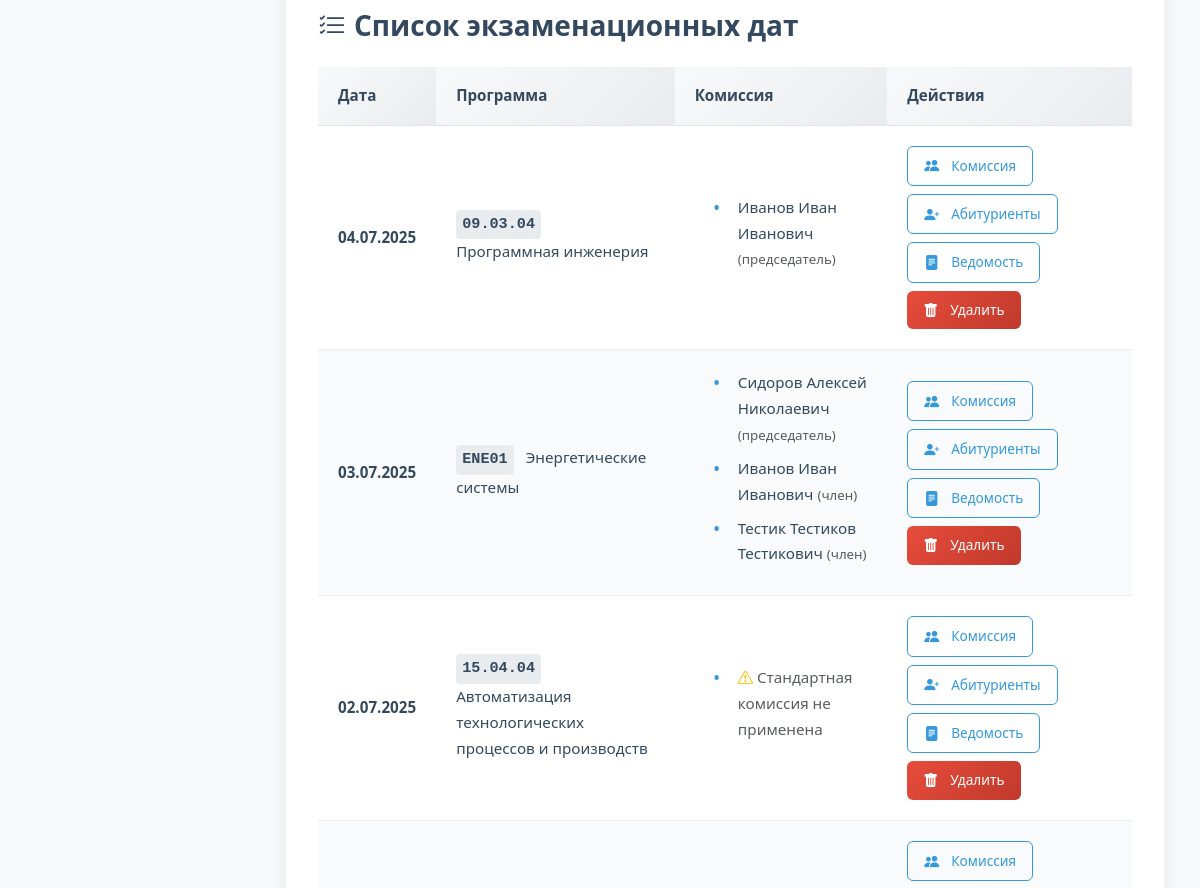
/exam_dates (signed in, middle part), run on an earlier commit of the app's database.
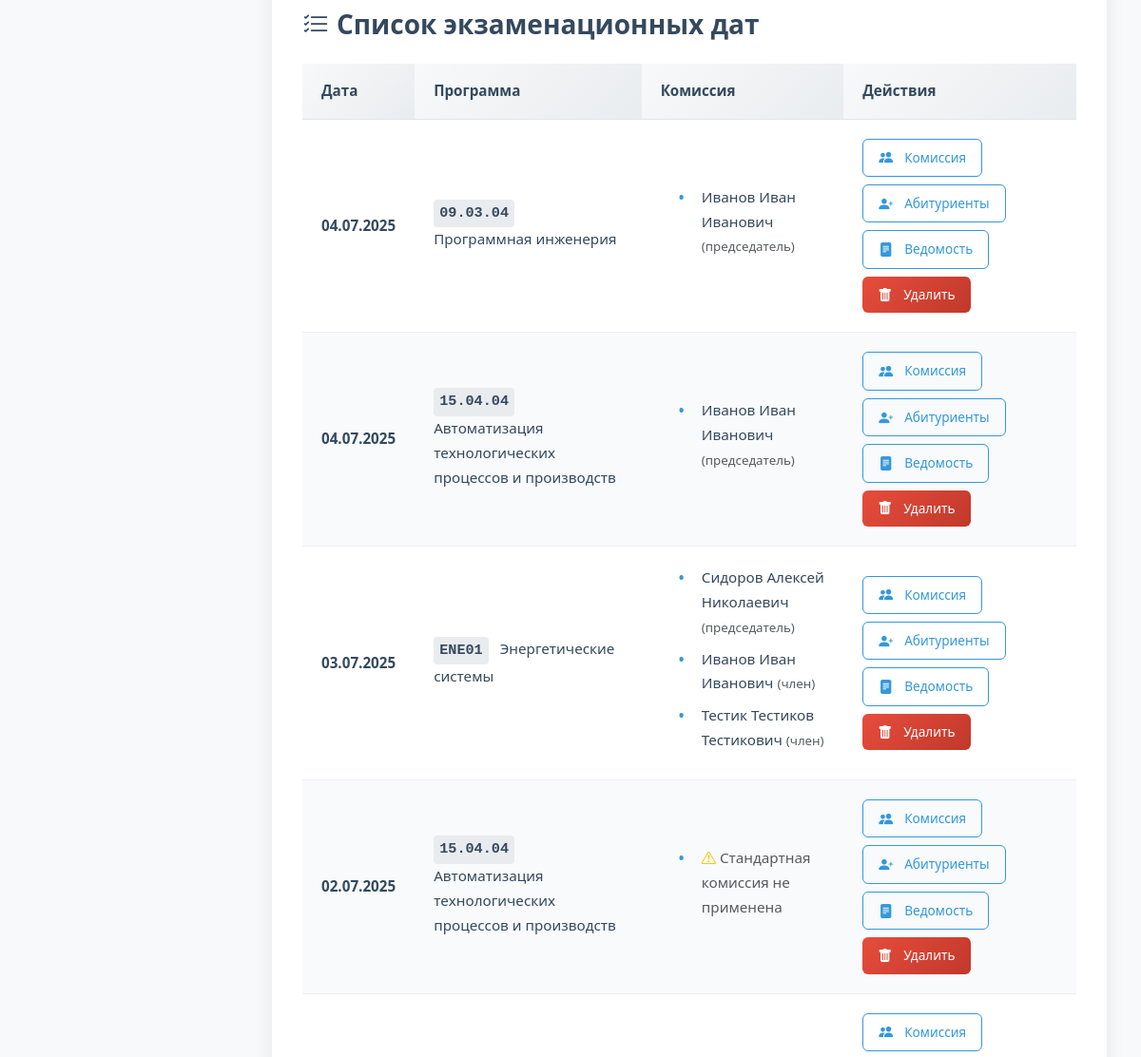
And on a later commit of the database.
### app/models.py (models this page shows, shortened)
class ExamDate(db.Model):
    id = db.Column(db.Integer, primary_key=True)
    date = db.Column(db.DateTime, nullable=False)
    program_id = db.Column(db.Integer, db.ForeignKey('program.id'), nullable=False)
    commission = db.relationship('CommissionMember', backref='exam_date', lazy=True, cascade='all, delete-orphan')  # Каскад
    applicants = db.relationship('Applicant', backref='exam_date', lazy=True,cascade='all, delete-orphan',passive_deletes=True)

class Program(db.Model):
    id = db.Column(db.Integer, primary_key=True)
    code = db.Column(db.String(50), nullable=False)
    name = db.Column(db.String(200), nullable=False)
    school_id = db.Column(db.Integer, db.ForeignKey('engineering_school.id'))
    questions = db.relationship('Question', backref='program', lazy=True, cascade='all, delete-orphan')
    standard_commission = db.relationship('StandardCommission', backref='program', lazy=True, cascade='all, delete-orphan')
    applicants = db.relationship('Applicant', backref='program', lazy=True, cascade='all, delete-orphan', passive_deletes=True)
    exam_dates = db.relationship('ExamDate', backref='program', lazy=True, cascade='all, delete-orphan',passive_deletes=True)
    oop = db.relationship("Oop", backref='program', lazy=True, cascade='all, delete-orphan')  # Важно: cascade

class CommissionMember(db.Model):
    id = db.Column(db.Integer, primary_key=True)
    exam_date_id = db.Column(db.Integer, db.ForeignKey('exam_date.id'), nullable=False)
    user_id = db.Column(db.Integer, db.ForeignKey('user.id'), nullable=False)
    role = db.Column(db.String(50), nullable=False)  # 'председатель', 'заместитель', 'член'
    user = db.relationship('User', back_populates='commission_members')

class User(UserMixin, db.Model):
    id = db.Column(db.Integer, primary_key=True)
    username = db.Column(db.String(80), unique=True, nullable=False)
    password = db.Column(db.String(120), nullable=False)
    full_name = db.Column(db.String(100), nullable=False)
    position = db.Column(db.String(100), nullable=False)
    role = db.Column(db.String(20), nullable=False)  # 'admin', 'secretary', 'commission'
    school_id = db.Column(db.Integer, db.ForeignKey('engineering_school.id'))
    engineering_school = db.relationship('EngineeringSchool', backref='users')
    commission_members = db.relationship('CommissionMember', back_populates='user', cascade='all, delete-orphan')
    standard_commissions = db.relationship('StandardCommission', back_populates='user', cascade='all, delete-orphan')

### app/routes.py (the view, shortened to what this page needs)
@routes.route('/exam_dates', methods=['GET', 'POST'])
@login_required
def exam_dates():
    if current_user.role not in ['admin', 'secretary']:
        abort(403)
    form = ExamDateForm()
    if current_user.role == 'secretary':
        form.program_id.choices = [
            (p.id, f"{p.code} {p.name}")
            for p in Program.query.filter_by(school_id=current_user.school_id)
        ]
    sort_order = request.args.get('sort', 'desc')  # asc или desc
    program_filter = request.args.get('program_filter', '').strip()
    if current_user.role == 'secretary':
        query = ExamDate.query \
            .join(Program) \
            .filter(Program.school_id == current_user.school_id)
    else:
        query = ExamDate.query
    if sort_order == 'asc':
        exam_dates = query.order_by(ExamDate.date.asc()).all()
    else:  # desc по умолчанию
        exam_dates = query.order_by(ExamDate.date.desc()).all()
    return render_template(
        'exam_dates.html',
        form=form,
        exam_dates=exam_dates,
        sort_order=sort_order,
        program_filter=program_filter
    )

### app/templates/exam_dates.html (shortened to what this page needs)
{% extends "base.html" %}
{% block content %}
<div class="admin-container">
    <div class="content-card">
        <h3><i class="bi bi-list-check me-2"></i>Список экзаменационных дат</h3>
        {% if exam_dates %}
        <div class="table-responsive">
            <table class="elegant-table">
                <thead>
                    <tr>
                        <th>Дата</th>
                        <th>Программа</th>
                        <th>Комиссия</th>
                        <th>Действия</th>
                    </tr>
                </thead>
                <tbody>
                    {% for exam_date in exam_dates %}
                    <tr>
                        <td data-label="Дата"><strong>{{ exam_date.date.strftime('%d.%m.%Y') }}</strong></td>
                        <td data-label="Программа">
                            <span class="program-code" title="Код программы">{{ exam_date.program.code }}</span>
                            {{ exam_date.program.name }}
                        </td>
                        <td data-label="Комиссия">
                            <ul class="commission-list">
                                {% for member in exam_date.commission %}
                                <li>{{ member.user.full_name }} <small class="text-muted">({{ member.role }})</small></li>
                                {% else %}
                                <li class="text-muted">
                                    {% if exam_date.program.standard_commission %}
                                    <i class="bi bi-exclamation-triangle text-warning"></i> Стандартная комиссия не применена
                                    {% else %}
                                    <i class="bi bi-info-circle"></i> Комиссия не назначена
                                    {% endif %}
                                </li>
                                {% endfor %}
                            </ul>
                        </td>
                        <td data-label="Действия">
                            <div class="action-buttons">
                                <a href="{{ url_for('routes.assign_commission', exam_date_id=exam_date.id) }}"
                                   class="btn btn-outline-elegant btn-elegant btn-sm">
                                    <i class="bi bi-people-fill me-1"></i>Комиссия
                                </a>
                                <a href="{{ url_for('routes.assign_applicants', exam_date_id=exam_date.id) }}"
                                   class="btn btn-outline-elegant btn-elegant btn-sm">
                                    <i class="bi bi-person-plus-fill me-1"></i>Абитуриенты
                                </a>
                                <a href="{{ url_for('routes.view_vedomost', exam_date_id=exam_date.id) }}"
                                   class="btn btn-outline-elegant btn-elegant btn-sm">
                                    <i class="bi bi-file-text-fill me-1"></i>Ведомость
                                </a>
                                <form action="{{ url_for('routes.delete_exam_date', exam_date_id=exam_date.id) }}"
                                    method="POST"
                                    class="d-inline"
                                    onsubmit="return confirm('Вы уверены, что хотите удалить эту экзаменационную дату?');">
                                    <button type="submit" class="btn btn-danger btn-sm">
                                        <i class="bi bi-trash-fill me-1"></i>Удалить
                                    </button>
                                </form>
                            </div>
                        </td>
                    </tr>
                    {% endfor %}
                </tbody>
            </table>
        </div>
        {% else %}
        <div class="no-results">
            <i class="bi bi-search" style="font-size: 3rem; margin-bottom: 1rem;"></i>
            <h4>Ничего не найдено</h4>
            <p>Попробуйте изменить параметры фильтра или использовать другой запрос</p>
        </div>
        {% endif %}
    </div>
</div>
{% endblock %}

### app/templates/base.html (shortened to what this page needs)
<!DOCTYPE html>
<html lang="ru">
<head>
    <link href="https://cdn.jsdelivr.net/npm/bootstrap@5.3.0/dist/css/bootstrap.min.css" rel="stylesheet">
    <link rel="stylesheet" href="https://cdn.jsdelivr.net/npm/bootstrap-icons@1.10.0/font/bootstrap-icons.css">
    <link rel="stylesheet" href="{{ url_for('static', filename='style.css') }}">
</head>
<body>
    <div class="main-wrapper">
        <main class="main-content">
        {% block content %}{% endblock %}
    </main>
    </div>
</body>
</html>

### static/style.css (style rules this page uses)
:root { --primary: #0d6efd; --secondary: #6c757d; --success: #198754; --info: #0dcaf0; --warning: #ffc107; --danger: #dc3545; --light: #f8f9fa; --dark: #212529; }
body { font-family: 'Segoe UI', Tahoma, Geneva, Verdana, sans-serif; background-color: #f8fafc; color: #333; }
.btn { border-radius: 0.5rem; font-weight: 500; padding: 0.5rem 1rem; transition: all 0.2s; display: inline-flex; align-items: center; gap: 0.5rem; }
.btn i { font-size: 1.1em; }
.btn-sm { padding: 0.25rem 0.5rem; }

### app/templates/base.html (style rules this page uses)
:root { --primary: #2e7d32; --primary-dark: #1b5e20; --primary-light: #4caf50; --accent: #ff9800; --light-bg: #f8f9fa; --card-bg: #ffffff; --dark-text: #212529; --light-text: #f8f9fa; --border: #e0e0e0; --success: #4caf50; --info: #2196f3; --warning: #ff9800; --danger: #f44336; --sidebar-width: 280px; }
* { box-sizing: border-box; }
body { font-family: 'Segoe UI', 'Roboto', sans-serif; background-color: var(--light-bg); color: var(--dark-text); line-height: 1.7; margin: 0; padding: 0; display: flex; min-height: 100vh; overflow-x: hidden; }
.main-wrapper { flex: 1; display: flex; flex-direction: column; min-width: 0; margin-left: var(--sidebar-width); transition: margin-left 0.3s ease; width: calc(100% - var(--sidebar-width)); }
.main-content { flex: 1; padding: 20px; max-width: 1400px; width: 100%; margin: 0 auto; }
@media (max-width: 1200px) { :root { --sidebar-width: 250px; } }

### app/templates/exam_dates.html (style rules this page uses)
.admin-container { max-width: 1400px; margin: 2rem auto; padding: 0 1rem; }
.admin-container h3 { color: #34495e; font-weight: 600; margin-bottom: 1.5rem; }
.content-card { background: #fff; border-radius: 12px; box-shadow: 0 4px 20px rgba(0, 0, 0, 0.08); padding: 2rem; margin-bottom: 2rem; border: none; }
.btn-elegant { border-radius: 8px; font-weight: 500; transition: all 0.3s; padding: 0.75rem 1.5rem; }
.btn-outline-elegant { border: 1px solid #3498db; color: #3498db; background: transparent; }
.btn-danger { background: linear-gradient(135deg, #e74c3c 0%, #c0392b 100%); border: none; color: white; }
.elegant-table { width: 100%; border-collapse: separate; border-spacing: 0; font-size: 0.95rem; }
.elegant-table thead th { background: linear-gradient(135deg, #f8f9fa 0%, #e9ecef 100%); color: #34495e; font-weight: 600; padding: 1rem 1.25rem; border-bottom: 1px solid #dfe6e9; position: sticky; top: 0; }
.elegant-table tbody tr { transition: all 0.2s; }
.elegant-table tbody tr:nth-child(even) { background-color: #f8fafc; }
.elegant-table td { padding: 1.25rem; vertical-align: middle; border-bottom: 1px solid #eee; color: #34495e; }
.commission-list { margin: 0; padding-left: 1.2rem; list-style-type: none; }
.commission-list li { margin-bottom: 0.5rem; position: relative; padding-left: 1.5rem; }
.commission-list li:before { content: "•"; color: #3498db; font-weight: bold; position: absolute; left: 0; }
.action-buttons { display: flex; flex-wrap: wrap; gap: 0.5rem; }
.btn-sm { padding: 0.5rem 1rem; font-size: 0.85rem; border-radius: 6px; }
.program-code { font-weight: bold; background-color: #e9ecef; padding: 2px 6px; border-radius: 4px; font-family: monospace; display: inline-block; margin-right: 8px; }

What changed in the data, as far as the page shows it:
added ExamDate: date "04.07.2025", program.code "15.04.04", program.name "Автоматизация технологических процессов и производств"
added CommissionMember: user.full_name "Иванов Иван Иванович", role "председатель", shown under "04.07.2025"
